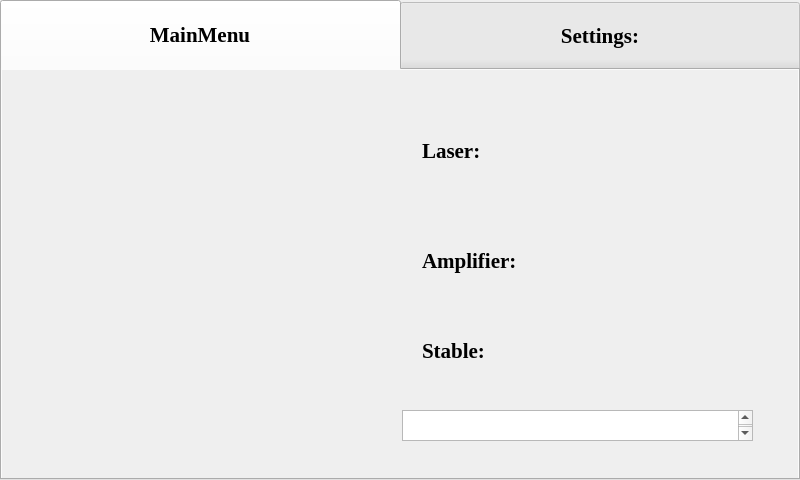
<?xml version="1.0" encoding="UTF-8"?>
<ui version="4.0">
 <class>TouchScreen</class>
 <widget class="QDialog" name="TouchScreen">
  <property name="geometry">
   <rect>
    <x>0</x>
    <y>0</y>
    <width>800</width>
    <height>480</height>
   </rect>
  </property>
  <property name="windowTitle">
   <string>Dialog</string>
  </property>
  <widget class="QTabWidget" name="tabWidget">
   <property name="geometry">
    <rect>
     <x>0</x>
     <y>0</y>
     <width>800</width>
     <height>480</height>
    </rect>
   </property>
   <property name="minimumSize">
    <size>
     <width>800</width>
     <height>0</height>
    </size>
   </property>
   <property name="palette">
    <palette>
     <active>
      <colorrole role="Mid">
       <brush brushstyle="SolidPattern">
        <color alpha="255">
         <red>194</red>
         <green>198</green>
         <blue>189</blue>
        </color>
       </brush>
      </colorrole>
     </active>
     <inactive>
      <colorrole role="Mid">
       <brush brushstyle="SolidPattern">
        <color alpha="255">
         <red>194</red>
         <green>198</green>
         <blue>189</blue>
        </color>
       </brush>
      </colorrole>
     </inactive>
     <disabled>
      <colorrole role="Mid">
       <brush brushstyle="SolidPattern">
        <color alpha="255">
         <red>194</red>
         <green>198</green>
         <blue>189</blue>
        </color>
       </brush>
      </colorrole>
     </disabled>
    </palette>
   </property>
   <property name="font">
    <font>
     <family>Times New Roman</family>
     <pointsize>16</pointsize>
     <weight>75</weight>
     <bold>true</bold>
    </font>
   </property>
   <property name="styleSheet">
    <string notr="true">QTabBar::tab { height: 70px; width: 400px; }</string>
   </property>
   <property name="tabShape">
    <enum>QTabWidget::Rounded</enum>
   </property>
   <property name="currentIndex">
    <number>0</number>
   </property>
   <property name="iconSize">
    <size>
     <width>40</width>
     <height>23</height>
    </size>
   </property>
   <property name="elideMode">
    <enum>Qt::ElideNone</enum>
   </property>
   <property name="tabBarAutoHide">
    <bool>false</bool>
   </property>
   <widget class="QWidget" name="tab">
    <property name="font">
     <font>
      <family>Comic Sans MS</family>
      <pointsize>16</pointsize>
     </font>
    </property>
    <property name="autoFillBackground">
     <bool>true</bool>
    </property>
    <attribute name="title">
     <string>MainMenu</string>
    </attribute>
    <widget class="QPushButton" name="TurnOffBtn">
     <property name="geometry">
      <rect>
       <x>20</x>
       <y>40</y>
       <width>371</width>
       <height>321</height>
      </rect>
     </property>
     <property name="styleSheet">
      <string notr="true">#TurnOffBtn {
background-color: transparent;
border-image: url(:MyFiles/PowerOff.gif);
background: none;
border: none;
background-repeat: none;
}
</string>
     </property>
     <property name="text">
      <string/>
     </property>
    </widget>
    <widget class="QPushButton" name="EDFAOff">
     <property name="geometry">
      <rect>
       <x>600</x>
       <y>150</y>
       <width>71</width>
       <height>61</height>
      </rect>
     </property>
     <property name="styleSheet">
      <string notr="true">#EDFAOff {
background-color: transparent;
border-image: url(:MyFiles/Red.png);
background: none;
border: none;
background-repeat: none;
}
</string>
     </property>
     <property name="text">
      <string/>
     </property>
    </widget>
    <widget class="QLabel" name="label_2">
     <property name="geometry">
      <rect>
       <x>420</x>
       <y>150</y>
       <width>141</width>
       <height>81</height>
      </rect>
     </property>
     <property name="font">
      <font>
       <family>Times New Roman</family>
       <pointsize>16</pointsize>
       <weight>75</weight>
       <bold>true</bold>
      </font>
     </property>
     <property name="text">
      <string>Amplifier:</string>
     </property>
    </widget>
    <widget class="QPushButton" name="LaserQuestOff">
     <property name="geometry">
      <rect>
       <x>600</x>
       <y>50</y>
       <width>71</width>
       <height>61</height>
      </rect>
     </property>
     <property name="styleSheet">
      <string notr="true">#LaserQuestOff {
background-color: transparent;
border-image: url(:MyFiles/Red.png);
background: none;
border: none;
background-repeat: none;
}
</string>
     </property>
     <property name="text">
      <string/>
     </property>
    </widget>
    <widget class="QLabel" name="label">
     <property name="geometry">
      <rect>
       <x>420</x>
       <y>40</y>
       <width>141</width>
       <height>81</height>
      </rect>
     </property>
     <property name="font">
      <font>
       <family>Times New Roman</family>
       <pointsize>16</pointsize>
       <weight>75</weight>
       <bold>true</bold>
      </font>
     </property>
     <property name="text">
      <string>Laser:</string>
     </property>
    </widget>
    <widget class="QPlainTextEdit" name="pteStatus">
     <property name="geometry">
      <rect>
       <x>400</x>
       <y>340</y>
       <width>351</width>
       <height>31</height>
      </rect>
     </property>
     <property name="mouseTracking">
      <bool>true</bool>
     </property>
    </widget>
    <widget class="QLabel" name="label_7">
     <property name="geometry">
      <rect>
       <x>420</x>
       <y>260</y>
       <width>131</width>
       <height>41</height>
      </rect>
     </property>
     <property name="font">
      <font>
       <family>Times New Roman</family>
       <pointsize>16</pointsize>
       <weight>75</weight>
       <bold>true</bold>
      </font>
     </property>
     <property name="text">
      <string>Stable:</string>
     </property>
    </widget>
    <widget class="QPushButton" name="StableOn">
     <property name="geometry">
      <rect>
       <x>600</x>
       <y>250</y>
       <width>71</width>
       <height>61</height>
      </rect>
     </property>
     <property name="styleSheet">
      <string notr="true">#StableOn {
background-color: transparent;
border-image: url(:MyFiles/Green.png);
background: none;
border: none;
background-repeat: none;
}
</string>
     </property>
     <property name="text">
      <string/>
     </property>
    </widget>
    <widget class="QPushButton" name="LaserQuestOn">
     <property name="geometry">
      <rect>
       <x>600</x>
       <y>50</y>
       <width>71</width>
       <height>61</height>
      </rect>
     </property>
     <property name="styleSheet">
      <string notr="true">#LaserQuestOn {
background-color: transparent;
border-image: url(:MyFiles/Green.png);
background: none;
border: none;
background-repeat: none;
}
</string>
     </property>
     <property name="text">
      <string/>
     </property>
    </widget>
    <widget class="QPushButton" name="EDFAOn">
     <property name="geometry">
      <rect>
       <x>600</x>
       <y>150</y>
       <width>71</width>
       <height>61</height>
      </rect>
     </property>
     <property name="styleSheet">
      <string notr="true">#EDFAOn {
background-color: transparent;
border-image: url(:MyFiles/Green.png);
background: none;
border: none;
background-repeat: none;
}
</string>
     </property>
     <property name="text">
      <string/>
     </property>
    </widget>
    <widget class="QPushButton" name="StableOff">
     <property name="geometry">
      <rect>
       <x>600</x>
       <y>250</y>
       <width>71</width>
       <height>61</height>
      </rect>
     </property>
     <property name="styleSheet">
      <string notr="true">#StableOff {
background-color: transparent;
border-image: url(:MyFiles/Red.png);
background: none;
border: none;
background-repeat: none;
}
</string>
     </property>
     <property name="text">
      <string/>
     </property>
    </widget>
    <widget class="QPushButton" name="TurnOnBtn">
     <property name="geometry">
      <rect>
       <x>20</x>
       <y>40</y>
       <width>371</width>
       <height>321</height>
      </rect>
     </property>
     <property name="styleSheet">
      <string notr="true">#TurnOnBtn {
background-color: transparent;
border-image: url(:MyFiles/PowerOn.gif);
background: none;
border: none;
background-repeat: none;
}
</string>
     </property>
     <property name="text">
      <string/>
     </property>
    </widget>
    <zorder>TurnOnBtn</zorder>
    <zorder>TurnOffBtn</zorder>
    <zorder>EDFAOn</zorder>
    <zorder>LaserQuestOn</zorder>
    <zorder>EDFAOff</zorder>
    <zorder>label_2</zorder>
    <zorder>LaserQuestOff</zorder>
    <zorder>label</zorder>
    <zorder>pteStatus</zorder>
    <zorder>label_7</zorder>
    <zorder>StableOn</zorder>
    <zorder>StableOff</zorder>
   </widget>
   <widget class="QWidget" name="tab_2">
    <property name="autoFillBackground">
     <bool>true</bool>
    </property>
    <attribute name="title">
     <string>Settings:</string>
    </attribute>
    <widget class="QPushButton" name="pushButton">
     <property name="geometry">
      <rect>
       <x>580</x>
       <y>290</y>
       <width>181</width>
       <height>101</height>
      </rect>
     </property>
     <property name="font">
      <font>
       <family>Comic Sans MS</family>
       <pointsize>10</pointsize>
       <weight>75</weight>
       <bold>true</bold>
      </font>
     </property>
     <property name="text">
      <string>Save as Default</string>
     </property>
    </widget>
    <widget class="QWidget" name="layoutWidget">
     <property name="geometry">
      <rect>
       <x>70</x>
       <y>40</y>
       <width>651</width>
       <height>252</height>
      </rect>
     </property>
     <layout class="QVBoxLayout" name="verticalLayout">
      <item>
       <layout class="QHBoxLayout" name="horizontalLayout_2">
        <item>
         <widget class="QLabel" name="label_3">
          <property name="font">
           <font>
            <family>Times New Roman</family>
            <pointsize>16</pointsize>
            <weight>75</weight>
            <bold>true</bold>
           </font>
          </property>
          <property name="text">
           <string>Power:</string>
          </property>
         </widget>
        </item>
        <item>
         <widget class="QDoubleSpinBox" name="doubleSpinBox">
          <property name="font">
           <font>
            <family>Times New Roman</family>
            <pointsize>50</pointsize>
           </font>
          </property>
         </widget>
        </item>
       </layout>
      </item>
      <item>
       <layout class="QHBoxLayout" name="horizontalLayout">
        <item>
         <widget class="QLabel" name="label_5">
          <property name="font">
           <font>
            <family>Times New Roman</family>
            <pointsize>16</pointsize>
            <weight>75</weight>
            <bold>true</bold>
           </font>
          </property>
          <property name="text">
           <string>Wavelength:</string>
          </property>
         </widget>
        </item>
        <item>
         <widget class="QDoubleSpinBox" name="doubleSpinBox_2">
          <property name="font">
           <font>
            <family>Times New Roman</family>
            <pointsize>50</pointsize>
           </font>
          </property>
         </widget>
        </item>
       </layout>
      </item>
     </layout>
    </widget>
    <zorder>layoutWidget</zorder>
    <zorder>pushButton</zorder>
   </widget>
  </widget>
 </widget>
 <resources/>
 <connections/>
</ui>
